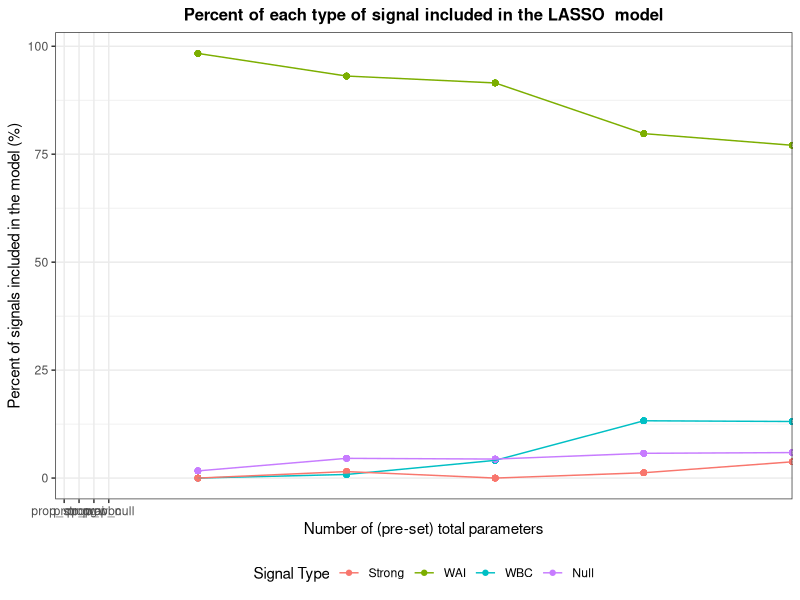
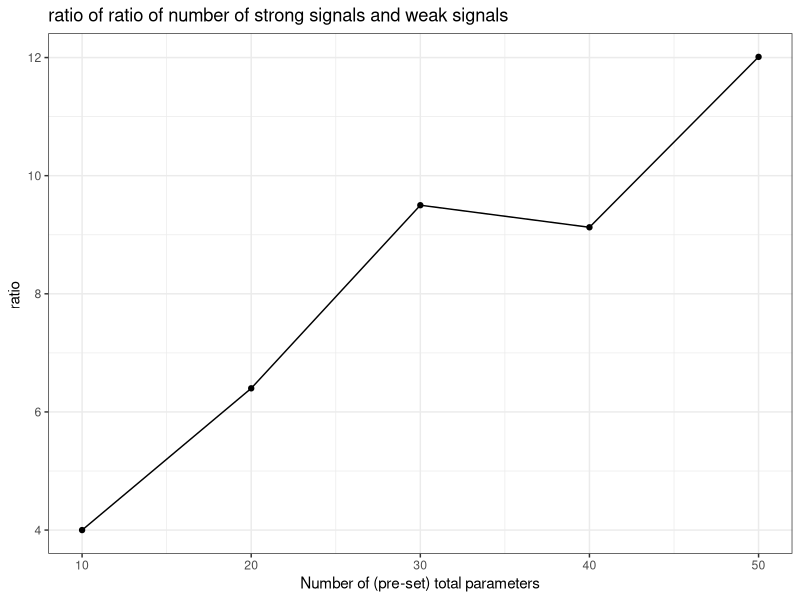

Recreate these plots in R, in order.
## ---- chunk 1
knitr::opts_chunk$set(echo = TRUE)
library(tidyverse)
library(MASS)
library(matrixcalc)
library(glmnet)
library(dplyr)
library(ggplot2)
## ---- chunk 2
sim_beta_strong = function(n_strong, coef_strong){
  rep(coef_strong, n_strong) + runif(n_strong, min = 0, max = coef_strong)
}


sim_data = function(n_sample = 1000, n_parameter = 50, prop_strong = 0.1, prop_wbc = 0.2, prop_wai = 0.2, c = 1, cor = 0.30, coef_strong = 5) {
  # Numbers of four signals
  n_strong = as.integer(n_parameter * prop_strong) # strong
  n_wbc = as.integer(n_parameter * prop_wbc) # weak but correlated
  n_wai = as.integer(n_parameter * prop_wai) # weak and independent
  n_null = n_parameter - n_strong - n_wbc - n_wai # null
  
  if (n_null < 0) {
    return("Given parameters' proportions are not valid.")
  }
  
  bound = c * sqrt(log(n_parameter) / n_sample) # threshold of weak/strong, the default is 0.14
  if (coef_strong < bound) {
    coef_strong = coef_strong + 2 * bound
  }
  
  cor_matrix = diag(n_parameter)
  # wbc covariates are correlated to the first strong covariate
  cor_matrix[1, (n_strong + n_wai + 1):(n_strong + n_wai + n_wbc)] = cor
  cor_matrix[(n_strong + n_wai + 1):(n_strong + n_wai + n_wbc), 1] = cor
  
  if (!is.positive.definite(cor_matrix)) {
    return("The correlation matrix is not valid.")
  }
  
  # simulate the data from multivariate normal
  X = mvrnorm(n = n_sample, mu = rep(0, n_parameter), Sigma = cor_matrix) # var = 1, correlation = covariance
  
  beta = c(
    sim_beta_strong(n_strong, coef_strong),
    runif(min = bound/2, max = bound, n = n_wai), 
    runif(min = bound/2, max = bound, n = n_wbc),
    rep(0, n_null) 
  )
  
  Y = 1 + X %*% beta + rnorm(n_sample)
  data = as_tibble(data.frame(cbind(X, Y)))
  
  # Name the columns
  cols = c(
    str_c("strong", 1:n_strong, sep = "_"),
    str_c("wai", 1:n_wai, sep = "_"),
    str_c("wbc", 1:n_wbc, sep = "_"),
    str_c("null", 1:n_null, sep = "_"),
    "Y"
   )
   colnames(data) = cols
   data = data %>% 
     dplyr::select(Y, everything())

  list(beta = beta, 
       correlation = cor,
       n_parameter = n_parameter,
       prop_strong = prop_strong,
       prop_wbc = prop_wbc, 
       prop_wai = prop_wbc,
       n_strong = n_strong,
       n_wai = n_wai,
       n_wbc = n_wbc,
       data = data
       )
  
}

data_test = sim_data(1000)


## ---- chunk 3
data_9_multi_30 = vector("list", length = 9)

for (i in 1:9) {
  num_parameter = 10*i
  
  output = vector("list", length = 30)
  
  for (j in 1:30) {
  output[[j]] =  sim_data(n_parameter = num_parameter)
  }
  
  data_9_multi_30[[i]] = output

}
## ---- chunk 4
# create a list to store all the non_zero parameters in each fit regression
para = vector("list", length = 5)
for (i in 1:5) {
  output_para = vector("list", length = 30)
  output_fit = vector("list", length = 30)
  for (j in 1:30) {
    data = data_9_multi_30[[i]][[j]][[10]] 
    X = data%>% 
    dplyr::select(-Y) %>% 
    as.matrix()
    Y= data$Y
    # 5-fold CV using mean squared error
    fit.lasso <- cv.glmnet(X, Y, nfolds = 5,type.measure = "mse") 
    # one standard-error rule
    param.best <- fit.lasso$glmnet.fit$beta[, fit.lasso$lambda==fit.lasso$lambda.1se]
    output_para[[j]] = param.best[param.best != 0]
   
  }
  para[[i]] = output_para

}
## ---- chunk 5
#create a data frame indicate the information how models we fit for datasets in different scenarios perform in identifying signals
df = data.frame(matrix(ncol = 7, nrow = 0))
colnames(df) = c('n_parameter_total','n_parameter_selected','ratio_strong_weak', 'prop_strong','prop_wai','prop_wbc','prop_null')

for (i in 1:5){
   n_parameter_total = i*10
  for (j in 1:30){
    p = unlist(para[[i]][j])
    n_parameter_selected = length(p)
    pnames = strsplit(names(p), split = '_')
    name = c()
    for (n in 1: n_parameter_selected) {
      name[n]=pnames[[n]][1]
    }
    n_strong = length(name[name == 'strong'])
    n_wai = length(name[name == 'wai'])
    n_wbc = length(name[name == 'wbc'])
    n_null = length(name[name == 'null'])
    ratio_strong_weak = n_strong/(n_wai+n_wbc)
    prop_strong = round(n_strong/n_parameter_selected,digits=2)
    prop_wai = round(n_wai/n_parameter_selected,digits =2)
    prop_wbc = round(n_wbc/n_parameter_selected, digits =2)
    prop_null = round(n_null/n_parameter_selected, digits =2)
    df[(i-1)*30+j,]= c(n_parameter_total,n_parameter_selected,ratio_strong_weak,
                       prop_strong,prop_wai,prop_wbc,prop_null)
  }

}
## ---- chunk 6
#plot the proportion of each signals 
df %>%
  group_by(n_parameter_total) %>%
  mutate(strong = mean(prop_strong),
         wai = mean(prop_wai),
         wbc= mean(prop_wbc), 
         null = mean(prop_null)) %>%
  ggplot(aes(x = n_parameter_total))+
 geom_point(aes(y=(strong)*100, color="prop_strong")) +
 geom_point(aes(y=(wai)*100, color="prop_wai")) + 
 geom_point(aes(y=(wbc)*100, color="prop_wbc")) + 
 geom_point(aes(y=(null)*100, color="prop_null")) + 
  geom_line(aes(y=(strong)*100, color="prop_strong")) +
  geom_line(aes(y=(wai)*100, color="prop_wai")) + 
  geom_line(aes(y=(wbc)*100, color="prop_wbc")) + 
  geom_line(aes(y=(null)*100, color="prop_null")) + 
 labs(title = "Percent of each type of signal included in the LASSO  model",
       y = "Percent of signals included in the model (%)",
       x = "Number of (pre-set) total parameters") +  
  theme_bw() + 
  theme(plot.title = 
          element_text(hjust = 0.5, 
                       size=12, 
                       face='bold'), 
          legend.position = "bottom") +
  scale_x_discrete(limits=c("prop_strong", "prop_wai", "prop_wbc", "prop_null")) + 
  scale_color_discrete(name = "Signal Type", labels = c("Strong", "WAI", "WBC", "Null")) 
## ---- chunk 7
#calculate the ratio of number of strong signals and weak signals in true model
#we pre set the prop_strong = 0.1, prop_wbc = 0.2, prop_wai = 0.2
ratio_true= 0.1/0.4

df$performance = round(df$ratio_strong_weak/ratio_true, digits = 2)
performance = df %>% 
  dplyr::select(n_parameter_total, performance) %>% 
  subset(performance != Inf)
## ---- chunk 8
#plot of the performance against # of parameters
performance %>%
  group_by(n_parameter_total) %>% 
  summarize(mean = mean(performance)) %>% 
  ggplot(aes(x = n_parameter_total, y = mean))+
  geom_point()+
  geom_line()+
  labs(title = "ratio of ratio of number of strong signals and weak signals",
       y = "ratio ",
       x = "Number of (pre-set) total parameters")+
theme_bw() 
